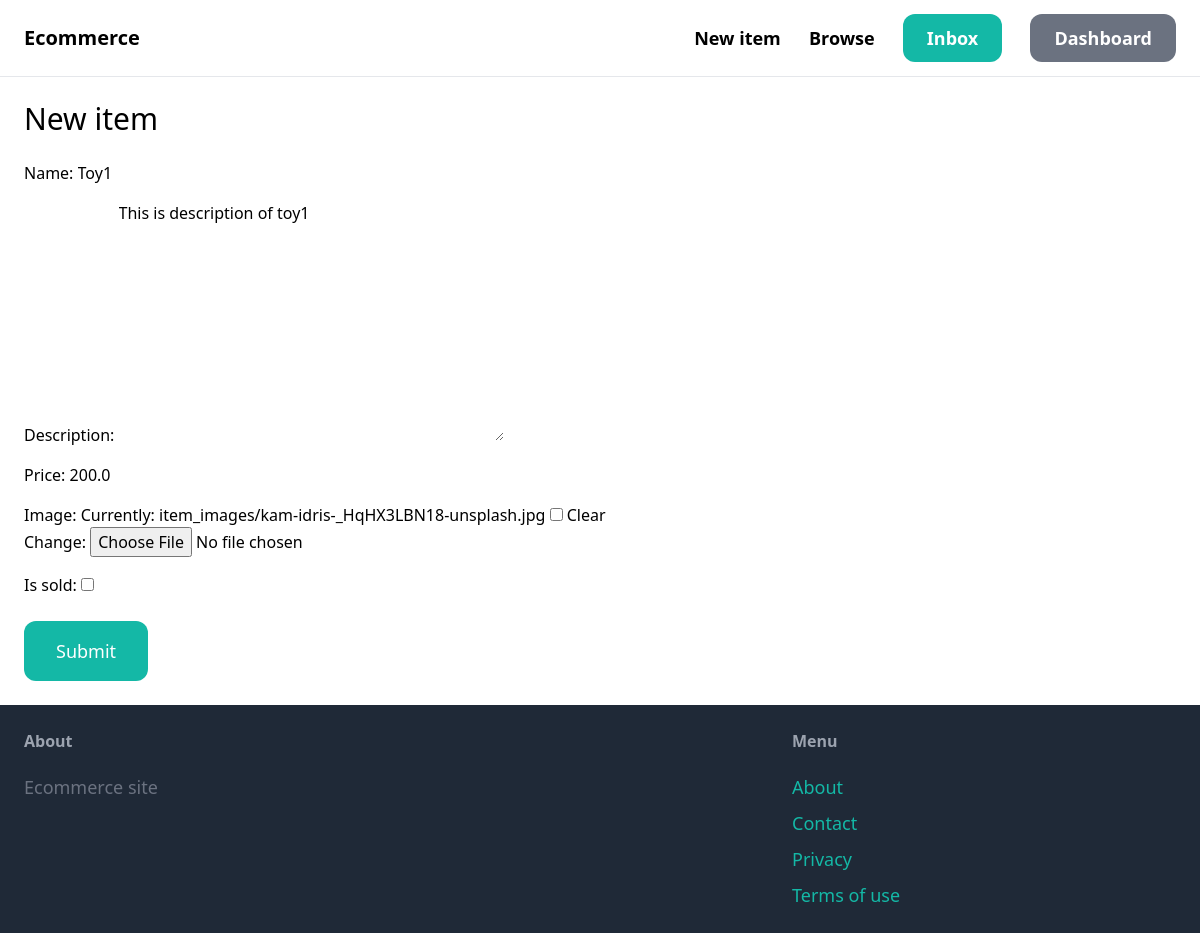
The page /items/3/edit/ (signed in) on the database as committed earlier.
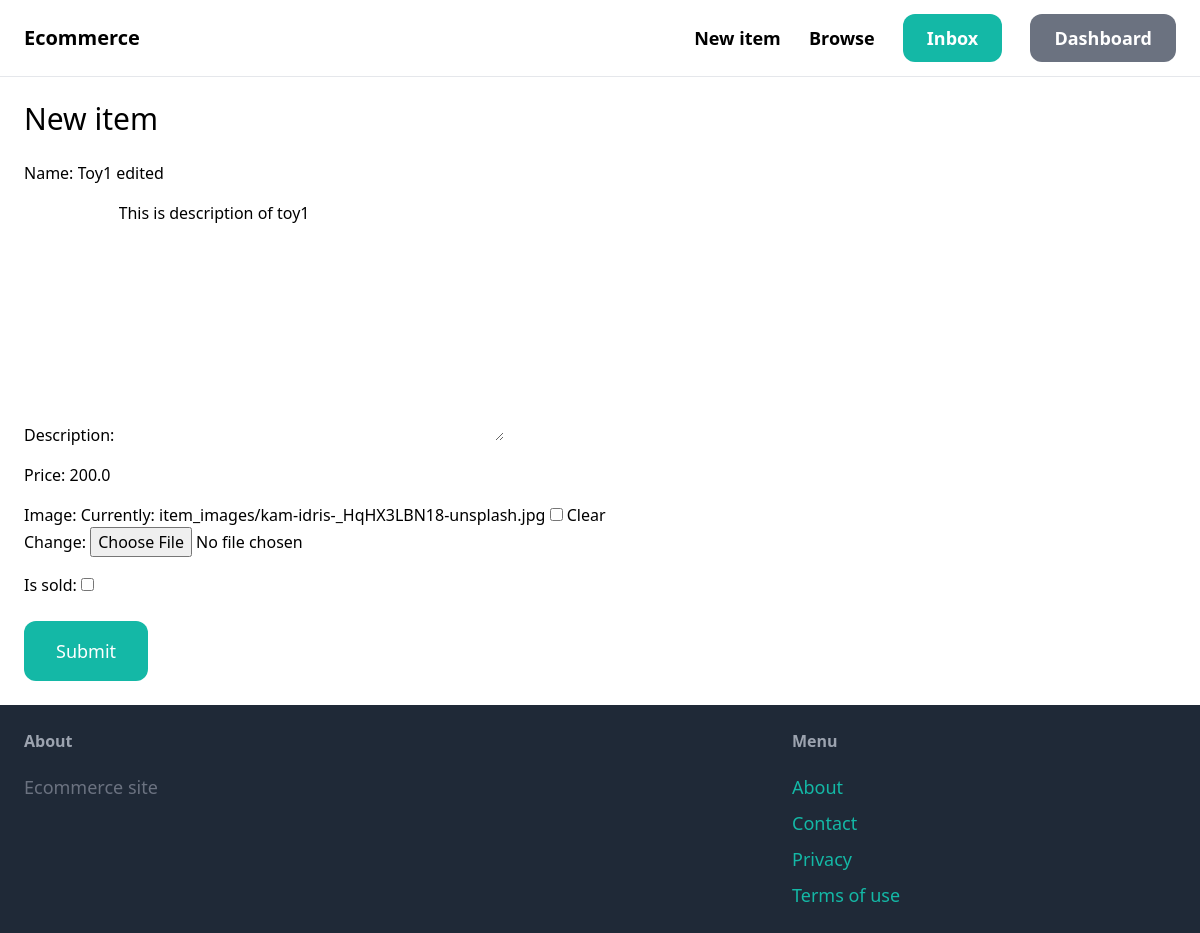
The same page on the database as committed later.
### items/models.py (models this page shows, shortened)
class Item(models.Model):
	category = models.ForeignKey(Category, related_name = 'items', on_delete = models.CASCADE)
	name = models.CharField(max_length = 255)
	description = models.TextField(blank = True, null = True)
	price = models.FloatField()
	image = models.ImageField(upload_to = 'item_images', blank = True, null = True)
	is_sold = models.BooleanField(default=False)
	created_by = models.ForeignKey(User, related_name='items', on_delete = models.CASCADE)
	created_at = models.DateTimeField(auto_now_add=True)

### items/views.py (the view)
# urls.py: path('<int:pk>/edit/', views.edit, name="edit"),
@login_required
def edit(request, pk):
	item = get_object_or_404(Item, pk=pk, created_by=request.user)
	if request.method == 'POST':
		form = EditItemForm(request.POST, request.FILES, instance=item)
		if form.is_valid():
			form.save()
			return redirect('items:detail', pk=item.id)
	else:
		form = EditItemForm(instance=item)
	return render(request, 'item/form.html', {'form' : form, 'title' : 'New item', })

### items/forms.py
class EditItemForm(forms.ModelForm):
	class Meta:
		model = Item
		fields = ('name', 'description', 'price', 'image', 'is_sold')
	widgets = {
	'name' : forms.TextInput(attrs={'class' : INPUT_CLASSES}),
	'description' : forms.Textarea(attrs={'class' : INPUT_CLASSES}),
	'price' : forms.TextInput(attrs={'class' : INPUT_CLASSES}),
	'image' : forms.FileInput(attrs={'class' : INPUT_CLASSES}),
	}

### items/templates/item/form.html (shortened to what this page needs)
{% extends 'core/base.html' %}
{% block content %}
<h1 class="mb-6 text-3xl">{{ title }}</h1>
<form method="post" action="." enctype="multipart/form-data"> {% csrf_token %}
<div class="space-y-4"> {{ form.as_p }}</div>
		<button class="mt-6 py-4 px-8 text-lg bg-teal-500 hover:bg-teal-700 rounded-xl text-white"> Submit</button>
</form>
{% endblock %}

### core/templates/core/base.html (shortened to what this page needs)
<!DOCTYPE html>
<html lang="en">
<head>
<script type="text/javascript" src = "https://cdn.tailwindcss.com"></script>
</head>
<body>
	<nav class="py-6 px-6 flex justify-between items-center border-b border-gray-200">
		<a href="/" class="text-xl font-semibold">Ecommerce</a>
		<div class="space-x-6">
			<a href="{% url 'items:new' %}" class="text-lg font-semibold hover:text-gray-500">New item</a>
			<a href="{% url 'items:items' %}" class="text-lg font-semibold hover:text-gray-500">Browse</a>
			{% if request.user.is_authenticated %}
			<a href="{% url 'conversation:inbox' %}" class="px-6 py-3 text-lg font-semibold bg-teal-500 text-white rounded-xl hover:bg-teal-700">Inbox</a>
			<a href="{% url 'dashboard:index' %}" class="px-6 py-3 text-lg font-semibold bg-gray-500 text-white rounded-xl hover:bg-gray-700">Dashboard</a>
			{% else %}
			<a href="{% url 'core:signup' %}" class="px-6 py-3 text-lg font-semibold bg-teal-500 text-white rounded-xl hover:bg-teal-700">Signup</a>
			<a href="{% url 'core:login' %}" class="px-6 py-3 text-lg font-semibold bg-gray-500 text-white rounded-xl hover:bg-gray-700">Log in</a>
			{% endif %}
		</div>
	</nav>
	<div class="px-6 py-6">
		{% block content %}
		{% endblock %}
	</div>
	<footer class="py-6 px-6 flex justify-between bg-gray-800">
		<div class="w-2/3 pr-10">
			<h3 class="mb-5 font-semibold text-gray-400">About</h3>
			<p class="text-lg text-gray-500">Ecommerce site</p>
		</div>
		<div class="w-1/3">
			<h3 class="mb-5 font-semibold text-gray-400">Menu</h3>
			<ul class="space-y-2">
				<li><a href="#" class="text-lg text-teal-500 hover:text-teal-700">About</a></li>
				<li><a href="{% url 'core:contact' %}" class="text-lg text-teal-500 hover:text-teal-700">Contact</a></li>
				<li><a href="#" class="text-lg text-teal-500 hover:text-teal-700">Privacy</a></li>
				<li><a href="#" class="text-lg text-teal-500 hover:text-teal-700">Terms of use</a></li>
			</ul>
		</div>
	</footer>
</body>
</html>

Rows that differ between the two databases and show on the page:
changed Item "This is description of toy1": name "Toy1" → "Toy1 edited"
